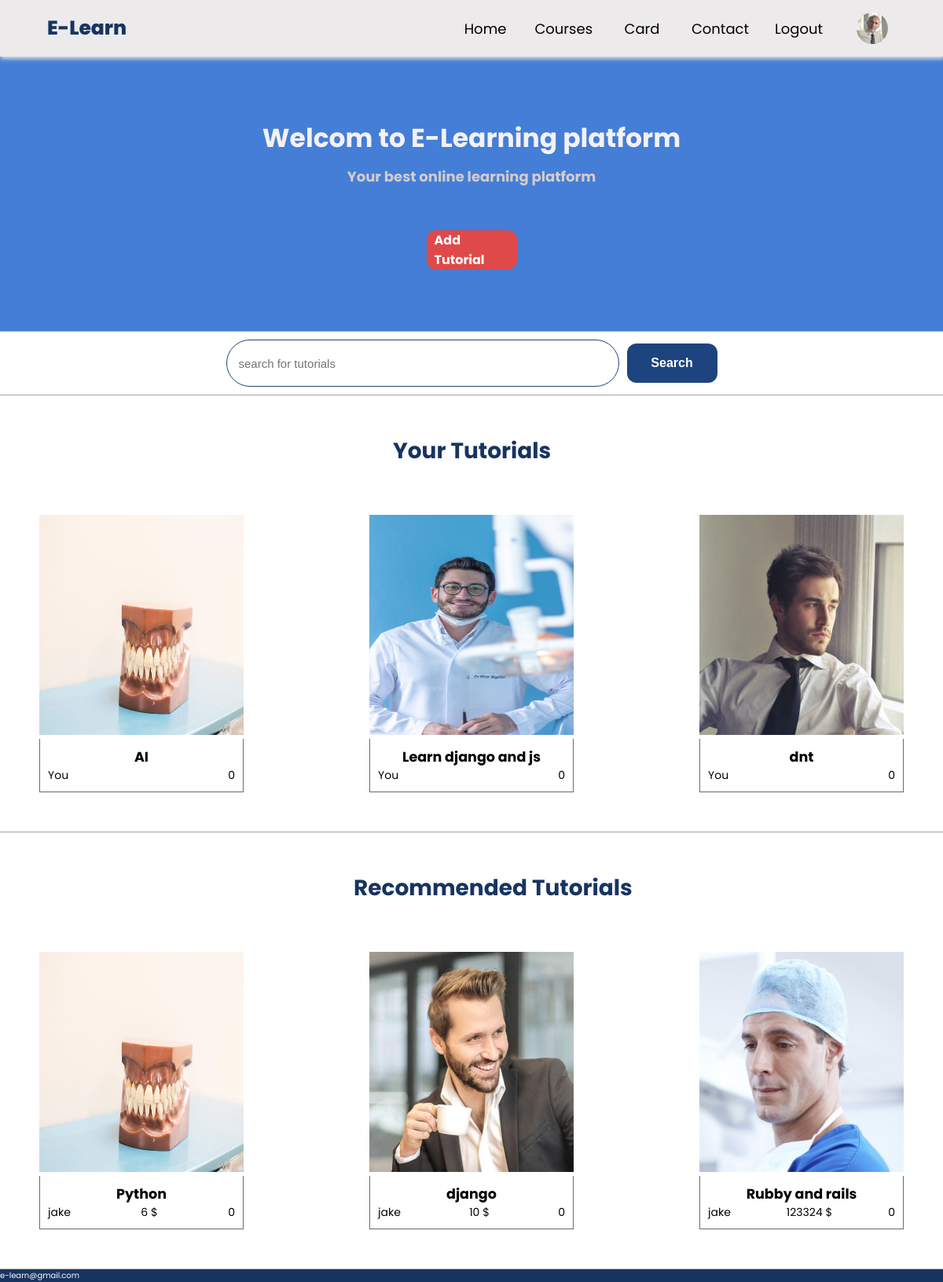
The app's page / (signed in) with its own data.
### base/models.py (models this page shows)
class Profile(models.Model):
    user=models.OneToOneField(User,on_delete=models.CASCADE)
    bio=models.TextField(null=True,blank=True)
    username=models.CharField(max_length=200)
    avatar=models.ImageField(blank=True,default='avatar.svg')
    created=models.DateTimeField(auto_now_add=True)
    def __str__(self) :
        return self.user.username
    @property
    def avatar_url(self):
        try :
            return self.avatar.url
        except:
            return ''

class Tutorial(models.Model):
    user=models.ForeignKey(Profile,on_delete=models.CASCADE)
    name=models.TextField()
    cover=models.ImageField(blank=True,default='avatar.svg')
    description=models.TextField()
    price=models.IntegerField(blank=True)
    created=models.DateTimeField(auto_now_add=True)
    followers=models.ManyToManyField(Profile,related_name='unrolls')
    @property
    def cover_url(self):
        try :
            return self.cover.url
        except:
            return ''

### base/views.py (the view)
# urls.py: 2. Add a URL to urlpatterns:  path('', views.home, name='home')
def home(request):
    if request.user.is_authenticated:
        tutorials=Tutorial.objects.all()
        your_tutorials = Tutorial.objects.filter(user=request.user.profile)
        context={'user':request.user,'tutorials':tutorials,'your_tutorials':your_tutorials}
        return render(request,'base/home.html',context)
    else:
        tutorials=Tutorial.objects.all()
        user=[]
        context={'tutorials':tutorials,'user':user}
        return render(request,'base/home2.html',context)

### base/templates/base/home.html
{% extends 'base/main.html' %}
{% load static %}
{% block content %}
<main>
    <section class="get-started" style="border-bottom: 1px #a7a1a1 solid;">
        <div class="get-started-text">
            <h1>Welcom to E-Learning platform</h1>
            <h3>Your best online learning platform</h3>
        </div>
        <a href="{% url 'create-tutorial' %}" class="get-started-link">Add Tutorial</a>
    </section>
    <section class="search-section" style="border-bottom: 1px #a7a1a1 solid;padding-bottom: 10px;">
        <input type="text" placeholder="search for tutorials" class="tutorial-search-input">
        <button type="submit" class="tutorial-search-button"> Search</button>
    </section>
    <h1 style="margin-top: 50px; margin-left: 500px; font-size: 2.8rem;color: rgb(23, 52, 97);">Your Tutorials</h1>
    <section class="tutorials" style="border-bottom: 1px #a7a1a1 solid;">
        {% for tutorial in your_tutorials %}
        <a href="{% url 'tutorial-page' tutorial.id %}">
            <div class="tutorial">
                <img class="tutorial-image" src="{{tutorial.cover_url}}" style=" height: 280px;width: 260px; "></img>
                <div class="tutorial-details">
                    <div class="tutorial-name">
                        <h3>{{tutorial.name}}</h3>
                    </div>
                    <div class="tutorial-activity">
                        <span>You</span>
                        <span>{{tutorial.followers.count}}</span>
                    </div>
                </div>
            </div>
        </a>
        {% endfor %}
    </section>
    <h1 style="margin-top: 50px; margin-left: 450px; font-size: 2.8rem;color: rgb(23, 52, 97);">Recommended Tutorials</h1>
    <section class="tutorials" style="border-bottom: 1px #a7a1a1 solid;">
        {% for tutorial in tutorials %}
        {% if tutorial.user != user.profile %}
        <a href="{% url 'tutorial-page' tutorial.id %}">
            <div class="tutorial">
                <img class="tutorial-image" src="{{tutorial.cover_url}}" style=" height: 280px;width: 260px; "></img>
                <div class="tutorial-details">
                    <div class="tutorial-name">
                        <h3>{{tutorial.name}}</h3>
                    </div>
                    <div class="tutorial-activity">
                        <span>{{tutorial.user}}</span>
                        <span>{{tutorial.price}} $</span>
                        <span>{{tutorial.followers.count}}</span>
                    </div>
                </div>
            </div>
        </a>
        {% endif %}
        {% endfor %}
    </section>
    <section class="footer">
        <span style="color: white;">e-learn@gmail.com</span>
    </section>
</main>
{% endblock content %}

### base/templates/base/header.html
{% load static %}
<header>
    <div class="header-container">
        <div class="project-name">
            <a href=""  class="project-name-link">E-Learn</a>
        </div>
        <div class="tags">
            <a href="{% url 'home' %}" class="tag tag-link">
                Home
            </a>
            <a href="{% url 'tutorials' %}" class="tag tag-link">
                Courses
            </a>
            {% if user %}
            <a href="" class="tag tag-link">
                Card
            </a>
            {% else %}
            <a href="" class="tag tag-link">
                About
            </a>
            {% endif %}
            <a href="" class="tag tag-link">
                Contact
            </a>
            {% if user %}
            <a href="{% url 'logout' %}" class="tag tag-link">
                Logout
            </a>
            {% else %}
            <a href="{% url 'login-page' %}" class="tag tag-link">
                Login
            </a>
            {% endif %}
            {% if user %}
            <a href="{% url 'profile-page' user.profile.id %}" class="tag tag-img">
                <img src="{{user.profile.avatar_url}}" alt="" style="height: 40px; width: 40px; border-radius: 50px;">
            </a>
            {% endif %}
        </div>
    </div>
</header>

### static/css/style.css (style rules this page uses)
* { margin: 0; padding: 0; box-sizing: border-box; }
html { font-size: 10px; font-family: 'Poppins', sans-serif; }
a { text-decoration: none; color: black; }
header { width: 100%; height: 72px; position: sticky; background-color: #eceaea; top: 0; padding: 20px; box-shadow: #ddd 1px 3px 5px; z-index: 999; }
.header-container { width: 100%; height: 100%; padding-right: 35px; display: flex; align-items: center; justify-content: space-between; }
.project-name { width: 20%; margin-left: 40px; }
.project-name a { font-size: 2.5rem; font-weight: 800; color: rgb(23, 52, 97); }
.tags { height: 100%; width: 50%; display: flex; align-items: center; justify-content: space-between; }
.tag { display: flex; align-items: center; justify-content: center; height: 37px; min-width: 70px ; padding: 5px; font-size: 1.8rem; transition: 0.7s ease; border-radius: 12px; }
main { width: 100%; height: calc(100vh - 72px); overflow-y: auto; }
.get-started-text { height: 60px; display: flex; flex-direction: column; align-items: center; justify-content: space-around; }
.get-started-text h1 { font-size: 3.3rem; color: rgb(244, 241, 241); }
.get-started-text h3 { font-size: 1.8rem; font-family: 200; color: rgb(211, 203, 203); margin-top: 10px; }
.get-started { width: 100%; height: 350px; padding: 50px; display: flex; flex-direction: column; align-items: center; justify-content: space-around; background-color:rgb(68, 126, 214) ; }
.get-started-link { height: 50px; width: 115px; padding: 10px; border-radius: 12px; display: flex; align-items: center; justify-content: center; background-color: rgb(223, 73, 73); color: white; font-size: 1.6rem; font-weight:620; margin-top: 25px; transition: 0.7s ease; }
.search-section { margin-top: 10px; display: flex; align-items: center; justify-content: center; }
.tutorial-search-input { width: 500px; height: 60px; color: rgb(23, 52, 97); border-radius: 9999px; border: 1px solid rgb(31, 68, 123); padding-left: 15px; font-size: 1.5rem; }
.tutorial-search-button { height: 50px; width: 115px; padding: 10px; border-radius: 12px; display: flex; align-items: center; justify-content: center; background-color: rgb(29, 68, 127); color: white; font-size: 1.6rem; font-weight:620; margin-left: 10px; transition: 0.7s ease; border: none; }
.tutorials { display: flex; align-items: center; flex-wrap: wrap; justify-content: space-between; padding: 50px; }
.tutorial { margin-top: 10px; }
.tutorial-details { width: 260px; display: flex; flex-direction: column; align-items: center; padding: 10px; border: 1px solid #6b6969; border-top: none; }
.tutorial-name { font-size: 1.5rem; }
.tutorial-activity { width: 100%; display: flex; align-items: center; justify-content: space-between; font-size: 1.4rem; }
.footer { background-color:rgb(23, 52, 97); }

### records on screen
Tutorial: cover_url (picture), name "AI", followers.count "0"
Tutorial: cover_url (picture), name "Learn django and js", followers.count "0"
Tutorial: cover_url (picture), name "dnt", followers.count "0"
Tutorial: cover_url (picture), name "Python", user "jake", price "6", followers.count "0"
Tutorial: cover_url (picture), name "django", user "jake", price "10", followers.count "0"
Tutorial: cover_url (picture), name "Rubby and rails", user "jake", price "123324", followers.count "0"
